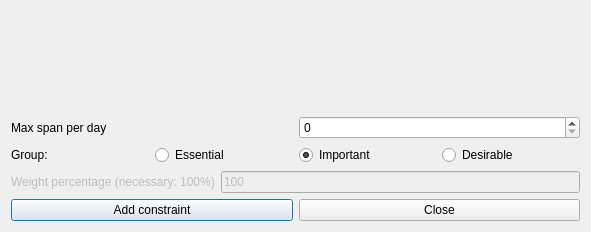
<?xml version="1.0" encoding="UTF-8"?>
<ui version="4.0">
 <class>AddConstraintTeachersMaxSpanPerDayForm_template</class>
 <widget class="QDialog" name="AddConstraintTeachersMaxSpanPerDayForm_template">
  <property name="geometry">
   <rect>
    <x>0</x>
    <y>0</y>
    <width>591</width>
    <height>232</height>
   </rect>
  </property>
  <property name="windowTitle">
   <string extracomment="This is the title of the dialog to add a new constraint of this type">Add teachers max span per day</string>
  </property>
  <layout class="QVBoxLayout" name="verticalLayout">
   <item>
    <spacer name="spacer2">
     <property name="orientation">
      <enum>Qt::Vertical</enum>
     </property>
     <property name="sizeType">
      <enum>QSizePolicy::Expanding</enum>
     </property>
     <property name="sizeHint" stdset="0">
      <size>
       <width>20</width>
       <height>71</height>
      </size>
     </property>
    </spacer>
   </item>
   <item>
    <layout class="QHBoxLayout" name="horizontalLayout">
     <item>
      <widget class="QLabel" name="textLabel1">
       <property name="text">
        <string>Max span per day</string>
       </property>
       <property name="wordWrap">
        <bool>false</bool>
       </property>
      </widget>
     </item>
     <item>
      <widget class="QSpinBox" name="maxSpanSpinBox"/>
     </item>
    </layout>
   </item>
   <item>
    <layout class="QHBoxLayout" name="horizontalLayout_4">
     <item>
      <widget class="QLabel" name="groupTextLabel">
       <property name="text">
        <string>Group:</string>
       </property>
      </widget>
     </item>
     <item>
      <widget class="QRadioButton" name="essentialRadioButton">
       <property name="text">
        <string>Essential</string>
       </property>
      </widget>
     </item>
     <item>
      <widget class="QRadioButton" name="importantRadioButton">
       <property name="text">
        <string>Important</string>
       </property>
       <property name="checked">
        <bool>true</bool>
       </property>
      </widget>
     </item>
     <item>
      <widget class="QRadioButton" name="desirableRadioButton">
       <property name="text">
        <string>Desirable</string>
       </property>
      </widget>
     </item>
    </layout>
   </item>
   <item>
    <layout class="QHBoxLayout" name="horizontalLayout_2">
     <item>
      <widget class="QLabel" name="weightTextLabel">
       <property name="enabled">
        <bool>false</bool>
       </property>
       <property name="frameShape">
        <enum>QFrame::NoFrame</enum>
       </property>
       <property name="frameShadow">
        <enum>QFrame::Plain</enum>
       </property>
       <property name="text">
        <string>Weight percentage (necessary: 100%)</string>
       </property>
       <property name="wordWrap">
        <bool>false</bool>
       </property>
      </widget>
     </item>
     <item>
      <widget class="QLineEdit" name="weightLineEdit">
       <property name="enabled">
        <bool>false</bool>
       </property>
       <property name="text">
        <string notr="true">100</string>
       </property>
      </widget>
     </item>
    </layout>
   </item>
   <item>
    <layout class="QHBoxLayout">
     <item>
      <widget class="QPushButton" name="addConstraintPushButton">
       <property name="text">
        <string>Add constraint</string>
       </property>
      </widget>
     </item>
     <item>
      <widget class="QPushButton" name="closePushButton">
       <property name="text">
        <string>Close</string>
       </property>
      </widget>
     </item>
    </layout>
   </item>
  </layout>
 </widget>
 <layoutdefault spacing="6" margin="11"/>
 <resources/>
 <connections/>
</ui>
